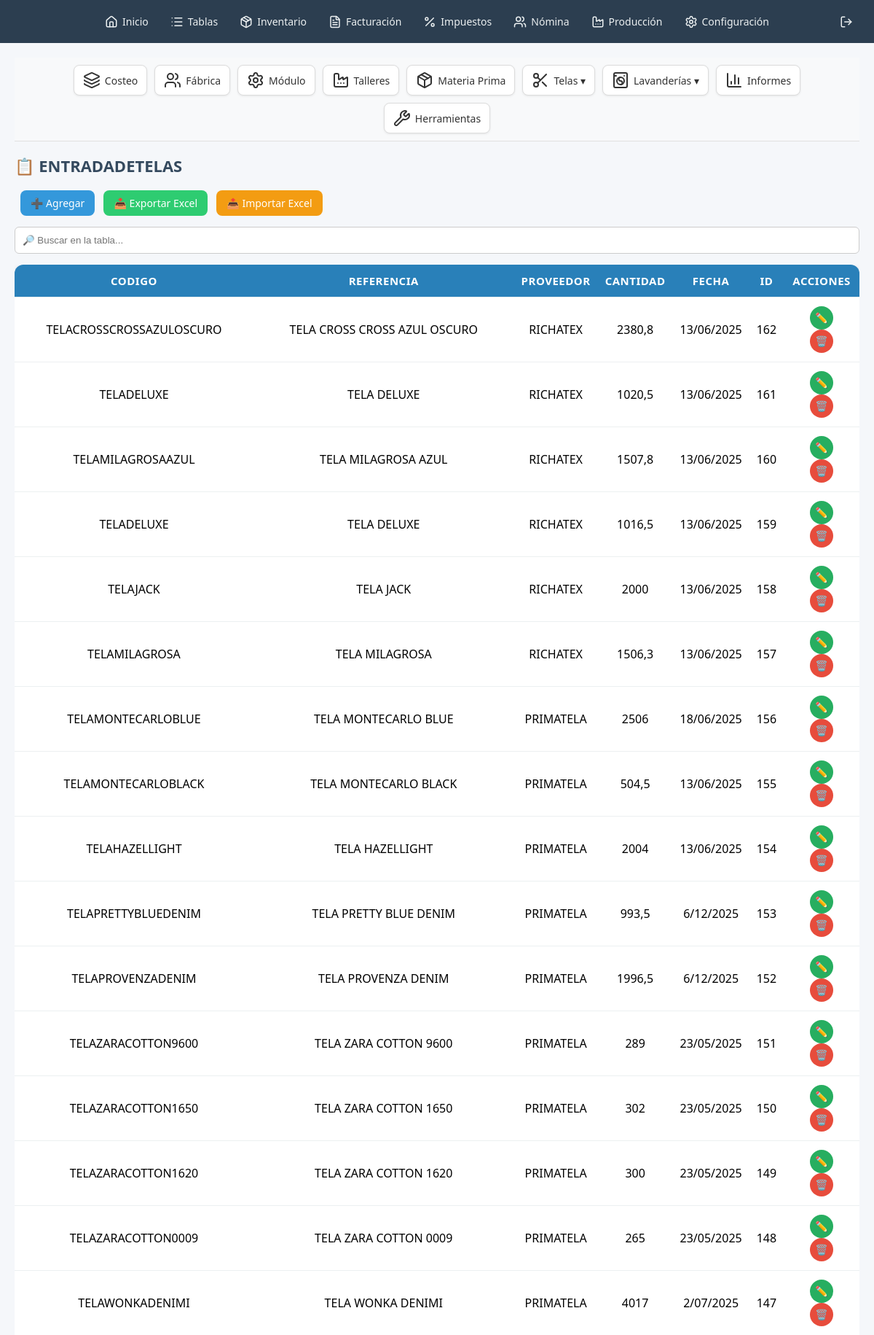
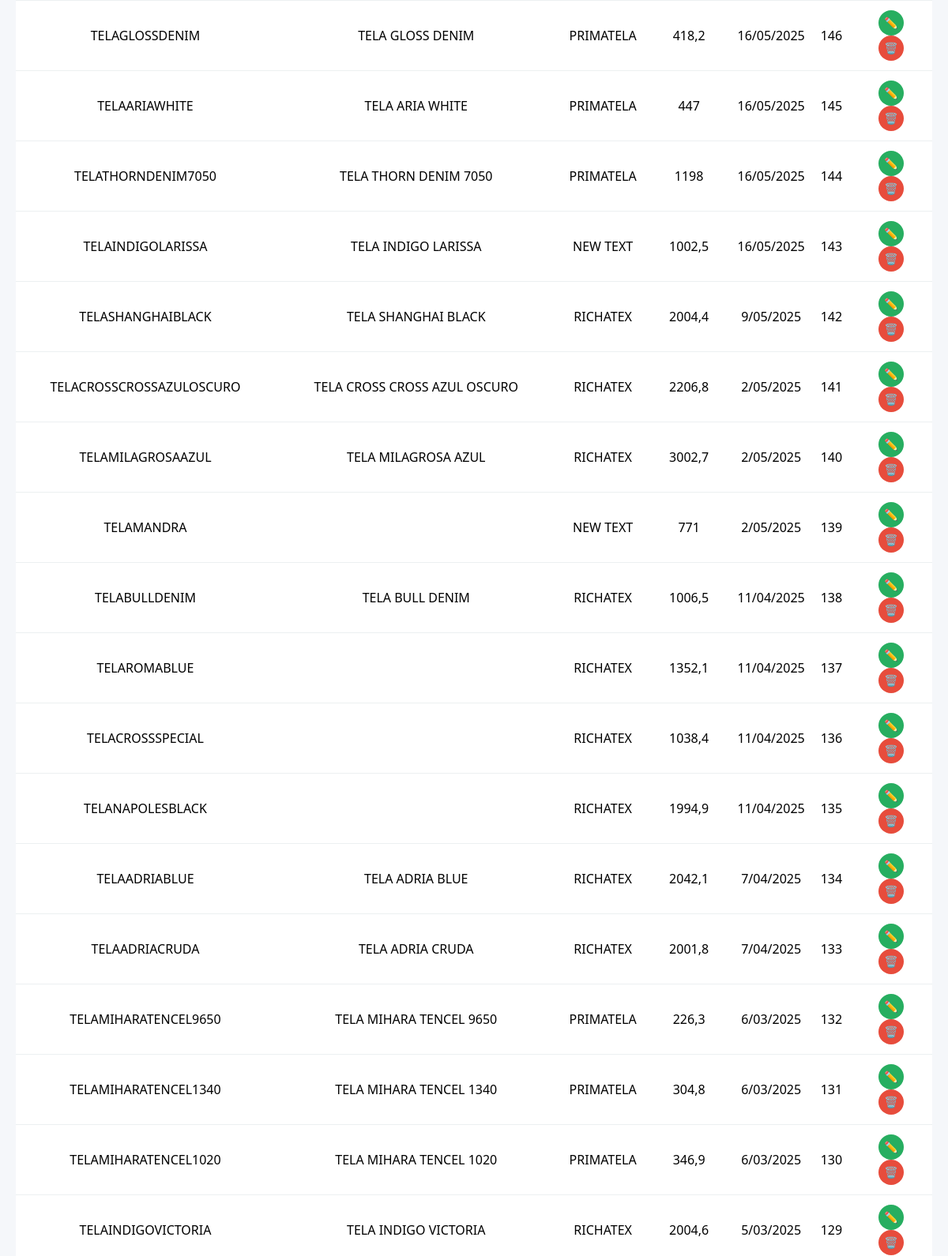
Screenshot of /produccion/telas/entradadetelas/index.php (signed in, upper part) with the database file from the repository (2 pictures, top to bottom).
### tables this page shows
CREATE TABLE entradadetelas (`codigo` TEXT, `referencia` TEXT, `proveedor` TEXT, `cantidad` TEXT, `fecha` TEXT, `id` INTEGER PRIMARY KEY AUTOINCREMENT);

### produccion/telas/entradadetelas/index.php (the view, shortened to what this page needs)
<?php
$nivel = str_repeat("../", substr_count(__DIR__, DIRECTORY_SEPARATOR) - substr_count(realpath($_SERVER['DOCUMENT_ROOT']), DIRECTORY_SEPARATOR));
require_once("{$nivel}componentes/plantilla.php");
require_once("{$nivel}conexion/conexion.php");
require_once("../../submenuproduccion.php");
$columnas = $conexion->query("PRAGMA table_info(entradadetelas)")->fetchAll(PDO::FETCH_ASSOC);
$datos = $conexion->query("SELECT * FROM entradadetelas ORDER BY id DESC")->fetchAll(PDO::FETCH_ASSOC);
$json = "encabezados_entradadetelas.json";
$etiquetas = file_exists($json) ? json_decode(file_get_contents($json), true) : [];
?>
<h2 style="font-family:'Segoe UI', sans-serif; font-size:22px; color:#34495e;">📋 <?= strtoupper("entradadetelas") ?></h2>
<div style="margin-bottom:15px;">
    <a href="agregar_entradadetelas.php" class="btn-accion">➕ Agregar</a>
    <a href="exportar_entradadetelas.php" class="btn-accion btn-exportar">📥 Exportar Excel</a>
    <a href="importar_entradadetelas.php" class="btn-accion btn-importar">📤 Importar Excel</a>
</div>
<input type="text" id="filtro" placeholder="🔎 Buscar en la tabla..." style="width:100%;padding:10px;border:1px solid #ccc;border-radius:6px;margin-bottom:15px;">
<div class="contenedor-tabla" style="overflow-x:auto;">
    <table id="tabla" class="tabla-moderna">
        <thead>
            <tr>
                <?php foreach ($columnas as $col): ?>
                    <th><?= htmlspecialchars($etiquetas[$col['name']] ?? strtoupper(str_replace('_', ' ', $col['name']))) ?></th>
                <?php endforeach; ?>
                <th>Acciones</th>
            </tr>
        </thead>
        <tbody>
            <?php foreach ($datos as $fila): ?>
            <tr>
                <?php foreach ($columnas as $col): ?>
                    <td>
                        <?php
                        if (in_array($col['name'], ['costo_sin_iva', 'costo_con_iva', 'base', 'total_con_iva'])) {
                            $valor = str_replace(',', '.', $fila[$col['name']]);
                            $numero = is_numeric($valor) ? (float)$valor : 0;
                            echo "$ " . number_format($numero, 2, ',', '.');
                        } else {
                            echo htmlspecialchars($fila[$col['name']]);
                        }
                        ?>
                    </td>
                <?php endforeach; ?>
                <td>
                    <a href="editar_entradadetelas.php?id=<?= $fila['id'] ?>" class="btn-icon editar" title="Editar">✏️</a>
                    <a href="eliminar_entradadetelas.php?id=<?= $fila['id'] ?>" onclick="return confirm('¿Eliminar este registro?')" class="btn-icon eliminar" title="Eliminar">🗑️</a>
                </td>
            </tr>
            <?php endforeach; ?>
        </tbody>
    </table>
</div>

### componentes/plantilla.php (style rules this page uses)
* { box-sizing: border-box; }
body { font-family: 'Segoe UI', sans-serif; margin: 0; padding: 0; background-color: #f7f7f7; }

### produccion/telas/entradadetelas/index.php (style rules this page uses)
body { font-family: 'Segoe UI', sans-serif; background: #f5f7fa; }
.btn-accion { display: inline-block; background: #3498db; color: #fff; padding: 8px 14px; margin-left: 8px; border-radius: 8px; text-decoration: none; font-size: 14px; transition: background 0.3s ease; }
.btn-exportar { background: #2ecc71; }
.btn-importar { background: #f39c12; }
.tabla-moderna { width: 100%; border-collapse: collapse; background: #fff; border-radius: 12px; overflow: hidden; box-shadow: 0 4px 12px rgba(0,0,0,0.1); }
.tabla-moderna thead { background: #2980b9; color: #fff; font-size: 15px; text-transform: uppercase; letter-spacing: 0.5px; }
.tabla-moderna th, .tabla-moderna td { text-align: center; padding: 12px 10px; border-bottom: 1px solid #ecf0f1; }
.btn-icon { display: inline-flex; justify-content: center; align-items: center; width: 32px; height: 32px; border-radius: 50%; color: #fff; text-decoration: none; font-size: 14px; margin: 0 4px; transition: background 0.2s ease, transform 0.2s ease; }
.btn-icon.editar { background: #27ae60; }
.btn-icon.eliminar { background: #e74c3c; }

### rows the page displays
entradadetelas: name "TELACROSSCROSSAZULOSCURO", name "TELA CROSS CROSS AZUL OSCURO", name "RICHATEX", name "2380,8", name "13/06/2025", name "162"
entradadetelas: name "TELADELUXE", name "TELA DELUXE", name "RICHATEX", name "1020,5", name "13/06/2025", name "161"
entradadetelas: name "TELAMILAGROSAAZUL", name "TELA MILAGROSA AZUL", name "RICHATEX", name "1507,8", name "13/06/2025", name "160"
entradadetelas: name "TELADELUXE", name "TELA DELUXE", name "RICHATEX", name "1016,5", name "13/06/2025", name "159"
entradadetelas: name "TELAJACK", name "TELA JACK", name "RICHATEX", name "2000", name "13/06/2025", name "158"
entradadetelas: name "TELAMILAGROSA", name "TELA MILAGROSA", name "RICHATEX", name "1506,3", name "13/06/2025", name "157"
entradadetelas: name "TELAMONTECARLOBLUE", name "TELA MONTECARLO BLUE", name "PRIMATELA", name "2506", name "18/06/2025", name "156"
entradadetelas: name "TELAMONTECARLOBLACK", name "TELA MONTECARLO BLACK", name "PRIMATELA", name "504,5", name "13/06/2025", name "155"
entradadetelas: name "TELAHAZELLIGHT", name "TELA HAZELLIGHT", name "PRIMATELA", name "2004", name "13/06/2025", name "154"
entradadetelas: name "TELAPRETTYBLUEDENIM", name "TELA PRETTY BLUE DENIM", name "PRIMATELA", name "993,5", name "6/12/2025", name "153"
entradadetelas: name "TELAPROVENZADENIM", name "TELA PROVENZA DENIM", name "PRIMATELA", name "1996,5", name "6/12/2025", name "152"
entradadetelas: name "TELAZARACOTTON9600", name "TELA ZARA COTTON 9600", name "PRIMATELA", name "289", name "23/05/2025", name "151"
entradadetelas: name "TELAZARACOTTON1650", name "TELA ZARA COTTON 1650", name "PRIMATELA", name "302", name "23/05/2025", name "150"
entradadetelas: name "TELAZARACOTTON1620", name "TELA ZARA COTTON 1620", name "PRIMATELA", name "300", name "23/05/2025", name "149"
entradadetelas: name "TELAZARACOTTON0009", name "TELA ZARA COTTON 0009", name "PRIMATELA", name "265", name "23/05/2025", name "148"
entradadetelas: name "TELAWONKADENIMI", name "TELA WONKA DENIMI", name "PRIMATELA", name "4017", name "2/07/2025", name "147"
entradadetelas: name "TELAGLOSSDENIM", name "TELA GLOSS DENIM", name "PRIMATELA", name "418,2", name "16/05/2025", name "146"
entradadetelas: name "TELAARIAWHITE", name "TELA ARIA WHITE", name "PRIMATELA", name "447", name "16/05/2025", name "145"
entradadetelas: name "TELATHORNDENIM7050", name "TELA THORN DENIM 7050", name "PRIMATELA", name "1198", name "16/05/2025", name "144"
entradadetelas: name "TELAINDIGOLARISSA", name "TELA INDIGO LARISSA", name "NEW TEXT", name "1002,5", name "16/05/2025", name "143"
entradadetelas: name "TELASHANGHAIBLACK", name "TELA SHANGHAI BLACK", name "RICHATEX", name "2004,4", name "9/05/2025", name "142"
entradadetelas: name "TELACROSSCROSSAZULOSCURO", name "TELA CROSS CROSS AZUL OSCURO", name "RICHATEX", name "2206,8", name "2/05/2025", name "141"
entradadetelas: name "TELAMILAGROSAAZUL", name "TELA MILAGROSA AZUL", name "RICHATEX", name "3002,7", name "2/05/2025", name "140"
entradadetelas: name "TELAMANDRA", name "NEW TEXT", name "771", name "2/05/2025", name "139"
entradadetelas: name "TELABULLDENIM", name "TELA BULL DENIM", name "RICHATEX", name "1006,5", name "11/04/2025", name "138"
entradadetelas: name "TELAROMABLUE", name "RICHATEX", name "1352,1", name "11/04/2025", name "137"
entradadetelas: name "TELACROSSSPECIAL", name "RICHATEX", name "1038,4", name "11/04/2025", name "136"
entradadetelas: name "TELANAPOLESBLACK", name "RICHATEX", name "1994,9", name "11/04/2025", name "135"
entradadetelas: name "TELAADRIABLUE", name "TELA ADRIA BLUE", name "RICHATEX", name "2042,1", name "7/04/2025", name "134"
entradadetelas: name "TELAADRIACRUDA", name "TELA ADRIA CRUDA", name "RICHATEX", name "2001,8", name "7/04/2025", name "133"
entradadetelas: name "TELAMIHARATENCEL9650", name "TELA MIHARA TENCEL 9650", name "PRIMATELA", name "226,3", name "6/03/2025", name "132"
entradadetelas: name "TELAMIHARATENCEL1340", name "TELA MIHARA TENCEL 1340", name "PRIMATELA", name "304,8", name "6/03/2025", name "131"
entradadetelas: name "TELAMIHARATENCEL1020", name "TELA MIHARA TENCEL 1020", name "PRIMATELA", name "346,9", name "6/03/2025", name "130"
entradadetelas: name "TELAINDIGOVICTORIA", name "TELA INDIGO VICTORIA", name "RICHATEX", name "2004,6", name "5/03/2025", name "129"

### other values shown
$etiquetas[$col['name']] "CODIGO"
$etiquetas[$col['name']] "REFERENCIA"
$etiquetas[$col['name']] "PROVEEDOR"
$etiquetas[$col['name']] "CANTIDAD"
$etiquetas[$col['name']] "FECHA"
$etiquetas[$col['name']] "ID"
